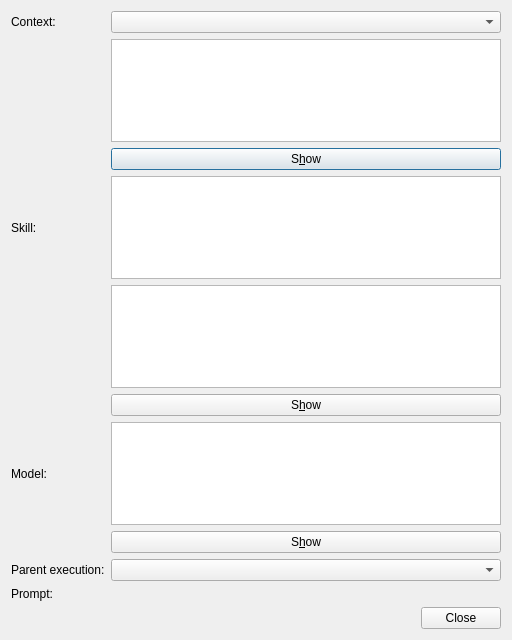
<?xml version="1.0" encoding="UTF-8"?>
<ui version="4.0">
 <class>executionCreateDialog</class>
 <widget class="QDialog" name="executionCreateDialog">
  <property name="geometry">
   <rect>
    <x>0</x>
    <y>0</y>
    <width>512</width>
    <height>640</height>
   </rect>
  </property>
  <property name="minimumSize">
   <size>
    <width>420</width>
    <height>480</height>
   </size>
  </property>
  <property name="windowTitle">
   <string>New Execution</string>
  </property>
  <layout class="QVBoxLayout" name="verticalLayout">
   <item>
    <layout class="QGridLayout" name="formLayout">
     <property name="horizontalSpacing">
      <number>6</number>
     </property>
     <property name="verticalSpacing">
      <number>6</number>
     </property>
     <item row="0" column="0">
      <widget class="QLabel" name="label">
       <property name="text">
        <string>Context:</string>
       </property>
      </widget>
     </item>
     <item row="3" column="0">
      <widget class="QLabel" name="label_2">
       <property name="text">
        <string>Skill:</string>
       </property>
      </widget>
     </item>
     <item row="6" column="0">
      <widget class="QLabel" name="label_3">
       <property name="text">
        <string>Model:</string>
       </property>
      </widget>
     </item>
     <item row="8" column="0">
      <widget class="QLabel" name="label_4">
       <property name="text">
        <string>Parent execution:</string>
       </property>
      </widget>
     </item>
     <item row="9" column="0">
      <widget class="QLabel" name="label_5">
       <property name="text">
        <string>Prompt:</string>
       </property>
      </widget>
     </item>
     <item row="0" column="1">
      <widget class="QComboBox" name="contextComboBox">
       <property name="toolTip">
        <string>The context this execution runs in (type + creation date; the content is in the tooltip; right-click for New/Show)</string>
       </property>
      </widget>
     </item>
     <item row="1" column="1">
      <widget class="QTextEdit" name="contextDataPreviewTextEdit">
       <property name="readOnly">
        <bool>true</bool>
       </property>
       <property name="fixedHeight">
        <number>60</number>
       </property>
       <property name="toolTip">
        <string>Data (content) of the selected context — read-only preview; the full context via Show</string>
       </property>
      </widget>
     </item>
     <item row="2" column="1">
      <widget class="QPushButton" name="showContextButton">
       <property name="text">
        <string>S&amp;how</string>
       </property>
       <property name="toolTip">
        <string>Show the selected context (all data, read-only)</string>
       </property>
      </widget>
     </item>
     <item row="3" column="1">
      <widget class="QTreeWidget" name="skillTreeWidget">
       <property name="columnCount">
        <number>1</number>
       </property>
       <property name="headerHidden">
        <bool>true</bool>
       </property>
       <property name="minimumHeight">
        <number>96</number>
       </property>
       <property name="toolTip">
        <string>Folder tree of skills — select a revision row (selecting a skill selects its latest revision)</string>
       </property>
      </widget>
     </item>
     <item row="4" column="1">
      <widget class="QTextEdit" name="skillPromptPreviewTextEdit">
       <property name="readOnly">
        <bool>true</bool>
       </property>
       <property name="fixedHeight">
        <number>60</number>
       </property>
       <property name="toolTip">
        <string>Prompt of the selected skill revision — read-only preview; the full skill via Show</string>
       </property>
      </widget>
     </item>
     <item row="5" column="1">
      <widget class="QPushButton" name="showSkillButton">
       <property name="text">
        <string>S&amp;how</string>
       </property>
       <property name="toolTip">
        <string>Show the selected skill (all data, read-only)</string>
       </property>
      </widget>
     </item>
     <item row="6" column="1">
      <widget class="QTreeWidget" name="modelTreeWidget">
       <property name="columnCount">
        <number>1</number>
       </property>
       <property name="headerHidden">
        <bool>true</bool>
       </property>
       <property name="minimumHeight">
        <number>96</number>
       </property>
       <property name="toolTip">
        <string>Folder tree of models — select a revision row (selecting a model selects its latest revision)</string>
       </property>
      </widget>
     </item>
     <item row="7" column="1">
      <widget class="QPushButton" name="showModelButton">
       <property name="text">
        <string>S&amp;how</string>
       </property>
       <property name="toolTip">
        <string>Show the selected model (all data, read-only)</string>
       </property>
      </widget>
     </item>
     <item row="8" column="1">
      <widget class="QComboBox" name="parentExecutionComboBox">
       <property name="toolTip">
        <string>Optional: an execution this one chains from ("— none —" = root execution)</string>
       </property>
      </widget>
     </item>
    </layout>
   </item>
   <item>
    <widget class="QDialogButtonBox" name="buttonBox">
     <property name="orientation">
      <enum>Qt::Orientation::Horizontal</enum>
     </property>
     <property name="standardButtons">
      <set>QDialogButtonBox::StandardButton::Close</set>
     </property>
    </widget>
   </item>
  </layout>
 </widget>
 <resources/>
 <connections>
  <connection>
   <sender>buttonBox</sender>
   <signal>accepted()</signal>
   <receiver>executionCreateDialog</receiver>
   <slot>accept()</slot>
   <hints>
    <hint type="sourcelabel">
     <x>248</x>
     <y>254</y>
    </hint>
    <hint type="destinationlabel">
     <x>157</x>
     <y>274</y>
    </hint>
   </hints>
  </connection>
  <connection>
   <sender>buttonBox</sender>
   <signal>rejected()</signal>
   <receiver>executionCreateDialog</receiver>
   <slot>reject()</slot>
   <hints>
    <hint type="sourcelabel">
     <x>316</x>
     <y>260</y>
    </hint>
    <hint type="destinationlabel">
     <x>286</x>
     <y>274</y>
    </hint>
   </hints>
  </connection>
 </connections>
</ui>
